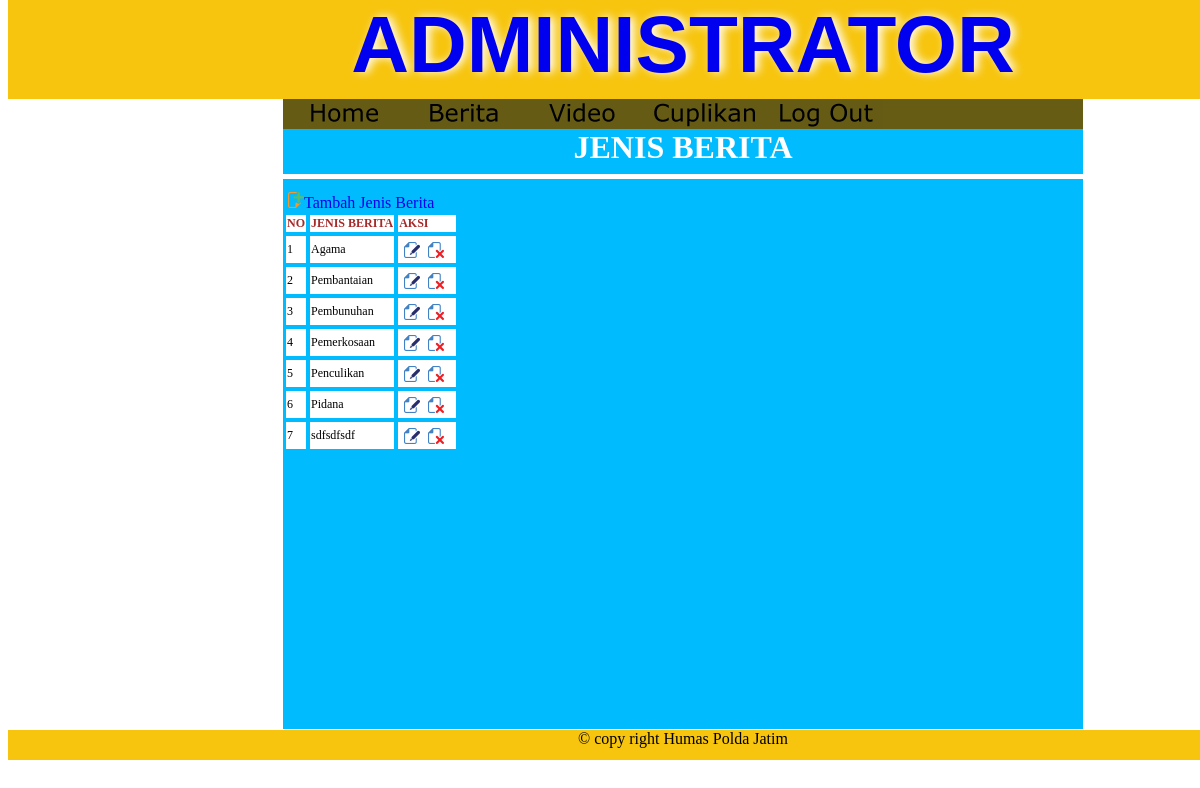
Screenshot of /master/operator/index.php?r=jb (signed in) with the database file from the repository.
### tables this page shows
CREATE TABLE IF NOT EXISTS `tb_jenis_berita` (
  `id_jb` int(11) NOT NULL AUTO_INCREMENT,
  `Jenis` varchar(100) NOT NULL,
  PRIMARY KEY (`id_jb`),
  UNIQUE KEY `Jenis` (`Jenis`)
);

### master/operator/jb.php (the view, shortened to what this page needs)
<?php
	$act =$_GET["act"];
	switch($act){
		default:
		$select=mysql_query("select * from tb_jenis_berita ;");
		?>
		<a href="?r=jb"><h2>JENIS BERITA</h2></a>
		<hr size="5" color="white">
		<a href="?r=jb&act=insert"><img class="icon" src="../icon/add.png">Tambah Jenis Berita</a></td>
			<table>
				<tr>
					<td class="b_judul"><b>NO</b></td>
					<td class="b_judul"><b>JENIS BERITA</b></td>
					<td  class="b_judul" width="56px"><b>AKSI</b></td>
				</tr>
				<?php
				$no=1;
				while ($data_berita=mysql_fetch_array($select)){
				?>
				<tr>
					<td class="b_judul"><?php echo $no?></td>
					<td><?php echo $data_berita['Jenis']?></td>
					<td><a href="?r=jb&act=edit&id=<?php echo $data_berita["id_jb"];?>"><img class="icon" src="../icon/edit.png"></a>
					<a href="aksi.php?module=jb&act=delete&id=<?php echo $data_berita["id_jb"];?>" onclick=return confirm("yakin??")><img class="icon" src="../icon/delete.png"></a></td>
				</tr>
				<?php
				$no++;
				}
				?>
			</table>
			<?php
		break;
				?>
		<?php
	}
?>

### master/operator/index.php (shortened to what this page needs)
<?php
	$user = $_SESSION['username'];
	$level = $_SESSION['level'];
	if ( $user == "" || $level ==""){
		?>
		<script>
			alert("Login Dulu");
			window.location.href="../../index.php";
		</script>
		<?php
	} else {
	?>
	<html>
	<head>
		<link type="text/css" rel="stylesheet" href="style.css">
	</head>
	<body>
	<div id="outer-wrapper">
		<div id="header">
			<a href="../index.php"><h1>ADMINISTRATOR</h1></a>
		</div>
		<div id="tbody">
			<div class="menu">
				<div class='img' id='img-1'>
				<div class='mask'></div>
				<a href="index.php?r=home"><img src="image/home.png"/></a>
				</div>
				<div class='img' id='img-1'>
				<div class='mask'></div>
				<a href="index.php?r=berita"><img src="image/berita.png"/></a>
				</div>
				<div class='img' id='img-1'>
				<div class='mask'></div>
				<a href="?r=video"><img src="image/video.png"/></a>
				</div>
				<div class='img' id='img-1'>
				<div class='mask'></div>
				<a href="?r=cuplikan"><img src="image/cuplikan.png"/></a>
				</div>
				<div class='img' id='img-1'>
				<div class='mask'></div>
				<a href="?r=logout"><img src="image/logout.png"/></a>
				</div>
			</div>
			<div class="content">
				<?php
				include "content.php";
				?>
			</div>
		</div>
		<div id="footer">
			<label><marquee direction="left" scrollamount="4" align="center">&copy copy right Humas Polda Jatim</marquee>
			</label>
		</div>
	</div>
	</body>
	</html>
<?php
}
?>

### master/operator/content.php (shortened to what this page needs)
<?php
	$r= $_GET['r'];
	switch($r){
		case "jb":
			include "jb.php";
		break;
	}
?>

### master/operator/style.css (style rules this page uses)
body { background: white; }
#outer-wrapper { height:auto; width:1350px; border-radius:20px; position: absolute; margin:auto; }
#header { width:1350px; height:100px; background:#f7c50e; position: fixed; float:auto; font-family:arial; margin-top:-9px; }
h1 { font-size:5em; text-align:center; margin:0px; background: #f7c50e; text-shadow: 4px 0px 10px WHITE; }
#tbody { margin-top:100px; width:800px; height:auto; border:1px solid white; background:grey; float:auto; margin:auto; }
.menu { width:800px; height:30px; margin-top:90px; position: fixed; background:#665c14; float:auto; }
.img { -webkit-transform:scale(1); -moz-transform:scale(1); -o-transform:scale(1); float:left; margin:0px; -webkit-transition-duration: 0.5s; -moz-transition-duration: 0.5s; -o-transition-duration: 0.5s; }
.img .mask { width: 100%; background-color: rgb(0, 0, 0); position: absolute; height: 100%; opacity:0.6; cursor:pointer; -webkit-transition-duration: 0.5s; -moz-transition-duration: 0.5s; -o-transition-duration:0.5s; }
.content { width:800px; height:600px; float:auto; margin-top:120px; background:#00BCFF; }
a { text-decoration:none; }
h2 { font-size:2em; color : white; text-align:center; vertical-align:center; margin:0px; font-family:verdana: }
b { color : brown; }
td { background:white; font-family:verdana; font-size:12px; border:0.5px solid #00BCFF; }
.icon { margin:5px 0px 0 5px; height:16px; width:16px; }
#footer { width:1350px; height:30px; background:#f7c50e; position:fixed; float:left; margin:auto; }

### rows the page displays
tb_jenis_berita: Jenis "Agama"
tb_jenis_berita: Jenis "Pembantaian"
tb_jenis_berita: Jenis "Pembunuhan"
tb_jenis_berita: Jenis "Pemerkosaan"
tb_jenis_berita: Jenis "Penculikan"
tb_jenis_berita: Jenis "Pidana"
tb_jenis_berita: Jenis "sdfsdfsdf"
